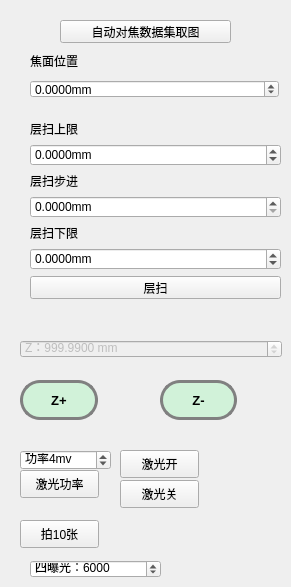
                <widget class="QWidget" name="tab_4">
                 <attribute name="title">
                  <string>层扫</string>
                 </attribute>
                 <widget class="QWidget" name="verticalLayoutWidget_2">
                  <property name="geometry">
                   <rect>
                    <x>30</x>
                    <y>120</y>
                    <width>251</width>
                    <height>180</height>
                   </rect>
                  </property>
                  <layout class="QVBoxLayout" name="verticalLayout_8">
                   <item>
                    <widget class="QLabel" name="label_5">
                     <property name="sizePolicy">
                      <sizepolicy hsizetype="Expanding" vsizetype="Expanding">
                       <horstretch>0</horstretch>
                       <verstretch>0</verstretch>
                      </sizepolicy>
                     </property>
                     <property name="text">
                      <string>层扫上限</string>
                     </property>
                    </widget>
                   </item>
                   <item>
                    <widget class="QDoubleSpinBox" name="doubleSpinBox_9">
                     <property name="whatsThis">
                      <string>id=4000;</string>
                     </property>
                     <property name="prefix">
                      <string/>
                     </property>
                     <property name="suffix">
                      <string>mm</string>
                     </property>
                     <property name="decimals">
                      <number>4</number>
                     </property>
                     <property name="minimum">
                      <double>-9999.000000000000000</double>
                     </property>
                     <property name="maximum">
                      <double>9999.989999999999782</double>
                     </property>
                    </widget>
                   </item>
                   <item>
                    <widget class="QLabel" name="label_6">
                     <property name="text">
                      <string>层扫步进</string>
                     </property>
                    </widget>
                   </item>
                   <item>
                    <widget class="QDoubleSpinBox" name="doubleSpinBox_13">
                     <property name="whatsThis">
                      <string>id=4002;</string>
                     </property>
                     <property name="prefix">
                      <string/>
                     </property>
                     <property name="suffix">
                      <string>mm</string>
                     </property>
                     <property name="decimals">
                      <number>4</number>
                     </property>
                    </widget>
                   </item>
                   <item>
                    <widget class="QLabel" name="label_7">
                     <property name="text">
                      <string>层扫下限</string>
                     </property>
                    </widget>
                   </item>
                   <item>
                    <widget class="QDoubleSpinBox" name="doubleSpinBox_14">
                     <property name="whatsThis">
                      <string>id=4001;</string>
                     </property>
                     <property name="prefix">
                      <string/>
                     </property>
                     <property name="suffix">
                      <string>mm</string>
                     </property>
                     <property name="decimals">
                      <number>4</number>
                     </property>
                     <property name="minimum">
                      <double>-9999.000000000000000</double>
                     </property>
                     <property name="maximum">
                      <double>9999.989999999999782</double>
                     </property>
                    </widget>
                   </item>
                   <item>
                    <widget class="QPushButton" name="pushButton_12">
                     <property name="whatsThis">
                      <string>id=4003;</string>
                     </property>
                     <property name="text">
                      <string>层扫</string>
                     </property>
                    </widget>
                   </item>
                  </layout>
                 </widget>
                 <widget class="QPushButton" name="btn_save_80">
                  <property name="enabled">
                   <bool>true</bool>
                  </property>
                  <property name="geometry">
                   <rect>
                    <x>160</x>
                    <y>380</y>
                    <width>77</width>
                    <height>40</height>
                   </rect>
                  </property>
                  <property name="minimumSize">
                   <size>
                    <width>0</width>
                    <height>40</height>
                   </size>
                  </property>
                  <property name="font">
                   <font>
                    <pointsize>10</pointsize>
                    <weight>75</weight>
                    <bold>true</bold>
                   </font>
                  </property>
                  <property name="toolTip">
                   <string/>
                  </property>
                  <property name="statusTip">
                   <string/>
                  </property>
                  <property name="whatsThis">
                   <string>up=keyup(2);dn=keydn(2,-1);</string>
                  </property>
                  <property name="styleSheet">
                   <string notr="true">QPushButton{
	color:black;
    border:3px solid gray;
    border-radius: 20px;
	background-color: rgba(85, 255, 127, 50);
}
QPushButton:hover{
    color:black;
    background:yellow;
}
QPushButton:pressed{
    color:black;
    background:green;
}
QPushButton:checked{
    color:white;
	
	font: 75 11pt &quot;Consolas&quot;;
    background:rgb(255, 87, 87)
}</string>
                  </property>
                  <property name="text">
                   <string>Z-</string>
                  </property>
                  <property name="checkable">
                   <bool>false</bool>
                  </property>
                  <property name="checked">
                   <bool>false</bool>
                  </property>
                 </widget>
                 <widget class="QPushButton" name="btn_save_81">
                  <property name="enabled">
                   <bool>true</bool>
                  </property>
                  <property name="geometry">
                   <rect>
                    <x>20</x>
                    <y>380</y>
                    <width>78</width>
                    <height>40</height>
                   </rect>
                  </property>
                  <property name="minimumSize">
                   <size>
                    <width>0</width>
                    <height>40</height>
                   </size>
                  </property>
                  <property name="font">
                   <font>
                    <pointsize>10</pointsize>
                    <weight>75</weight>
                    <bold>true</bold>
                   </font>
                  </property>
                  <property name="toolTip">
                   <string/>
                  </property>
                  <property name="statusTip">
                   <string/>
                  </property>
                  <property name="whatsThis">
                   <string>up=keyup(2);dn=keydn(2,1);</string>
                  </property>
                  <property name="styleSheet">
                   <string notr="true">QPushButton{
	color:black;
    border:3px solid gray;
    border-radius: 20px;
	background-color: rgba(85, 255, 127, 50);
}
QPushButton:hover{
    color:black;
    background:yellow;
}
QPushButton:pressed{
    color:black;
    background:green;
}
QPushButton:checked{
    color:white;
	
	font: 75 11pt &quot;Consolas&quot;;
    background:rgb(255, 87, 87)
}</string>
                  </property>
                  <property name="text">
                   <string>Z+</string>
                  </property>
                  <property name="checkable">
                   <bool>false</bool>
                  </property>
                  <property name="checked">
                   <bool>false</bool>
                  </property>
                 </widget>
                 <widget class="QDoubleSpinBox" name="doubleSpinBox_104">
                  <property name="enabled">
                   <bool>false</bool>
                  </property>
                  <property name="geometry">
                   <rect>
                    <x>20</x>
                    <y>340</y>
                    <width>262</width>
                    <height>18</height>
                   </rect>
                  </property>
                  <property name="font">
                   <font>
                    <pointsize>9</pointsize>
                   </font>
                  </property>
                  <property name="toolTip">
                   <string/>
                  </property>
                  <property name="whatsThis">
                   <string>id=3402;</string>
                  </property>
                  <property name="prefix">
                   <string>Z：</string>
                  </property>
                  <property name="suffix">
                   <string> mm</string>
                  </property>
                  <property name="decimals">
                   <number>4</number>
                  </property>
                  <property name="minimum">
                   <double>-99999999.000000000000000</double>
                  </property>
                  <property name="maximum">
                   <double>99999999.000000000000000</double>
                  </property>
                  <property name="value">
                   <double>999.990000000000009</double>
                  </property>
                 </widget>
                 <widget class="QPushButton" name="pushButton_4">
                  <property name="geometry">
                   <rect>
                    <x>60</x>
                    <y>20</y>
                    <width>171</width>
                    <height>23</height>
                   </rect>
                  </property>
                  <property name="text">
                   <string>自动对焦数据集取图</string>
                  </property>
                 </widget>
                 <widget class="QDoubleSpinBox" name="doubleSpinBox_15">
                  <property name="geometry">
                   <rect>
                    <x>30</x>
                    <y>80</y>
                    <width>249</width>
                    <height>18</height>
                   </rect>
                  </property>
                  <property name="whatsThis">
                   <string>id=4001;</string>
                  </property>
                  <property name="prefix">
                   <string/>
                  </property>
                  <property name="suffix">
                   <string>mm</string>
                  </property>
                  <property name="decimals">
                   <number>4</number>
                  </property>
                  <property name="minimum">
                   <double>-9999.000000000000000</double>
                  </property>
                  <property name="maximum">
                   <double>9999.989999999999782</double>
                  </property>
                 </widget>
                 <widget class="QLabel" name="label_12">
                  <property name="geometry">
                   <rect>
                    <x>30</x>
                    <y>40</y>
                    <width>249</width>
                    <height>41</height>
                   </rect>
                  </property>
                  <property name="sizePolicy">
                   <sizepolicy hsizetype="Expanding" vsizetype="Expanding">
                    <horstretch>0</horstretch>
                    <verstretch>0</verstretch>
                   </sizepolicy>
                  </property>
                  <property name="text">
                   <string>焦面位置</string>
                  </property>
                 </widget>
                 <widget class="QPushButton" name="pushButton_6">
                  <property name="geometry">
                   <rect>
                    <x>120</x>
                    <y>450</y>
                    <width>79</width>
                    <height>28</height>
                   </rect>
                  </property>
                  <property name="text">
                   <string>激光开</string>
                  </property>
                 </widget>
                 <widget class="QPushButton" name="pushButton_7">
                  <property name="geometry">
                   <rect>
                    <x>120</x>
                    <y>480</y>
                    <width>79</width>
                    <height>28</height>
                   </rect>
                  </property>
                  <property name="text">
                   <string>激光关</string>
                  </property>
                 </widget>
                 <widget class="QPushButton" name="pushButton_8">
                  <property name="geometry">
                   <rect>
                    <x>20</x>
                    <y>470</y>
                    <width>79</width>
                    <height>28</height>
                   </rect>
                  </property>
                  <property name="text">
                   <string>激光功率</string>
                  </property>
                 </widget>
                 <widget class="QDoubleSpinBox" name="doubleSpinBox_18">
                  <property name="geometry">
                   <rect>
                    <x>20</x>
                    <y>450</y>
                    <width>91</width>
                    <height>20</height>
                   </rect>
                  </property>
                  <property name="toolTip">
                   <string/>
                  </property>
                  <property name="statusTip">
                   <string/>
                  </property>
                  <property name="whatsThis">
                   <string>id=3410;</string>
                  </property>
                  <property name="prefix">
                   <string>功率</string>
                  </property>
                  <property name="suffix">
                   <string>mv</string>
                  </property>
                  <property name="decimals">
                   <number>0</number>
                  </property>
                  <property name="minimum">
                   <double>0.000000000000000</double>
                  </property>
                  <property name="maximum">
                   <double>55.000000000000000</double>
                  </property>
                  <property name="value">
                   <double>4.000000000000000</double>
                  </property>
                 </widget>
                 <widget class="QPushButton" name="pushButton_9">
                  <property name="geometry">
                   <rect>
                    <x>20</x>
                    <y>520</y>
                    <width>79</width>
                    <height>28</height>
                   </rect>
                  </property>
                  <property name="text">
                   <string>拍10张</string>
                  </property>
                 </widget>
                 <widget class="QSpinBox" name="spinBox_4">
                  <property name="geometry">
                   <rect>
                    <x>30</x>
                    <y>560</y>
                    <width>131</width>
                    <height>18</height>
                   </rect>
                  </property>
                  <property name="whatsThis">
                   <string>id=3420;</string>
                  </property>
                  <property name="prefix">
                   <string>四曝光：</string>
                  </property>
                  <property name="maximum">
                   <number>9999999</number>
                  </property>
                  <property name="value">
                   <number>6000</number>
                  </property>
                 </widget>
                </widget>
